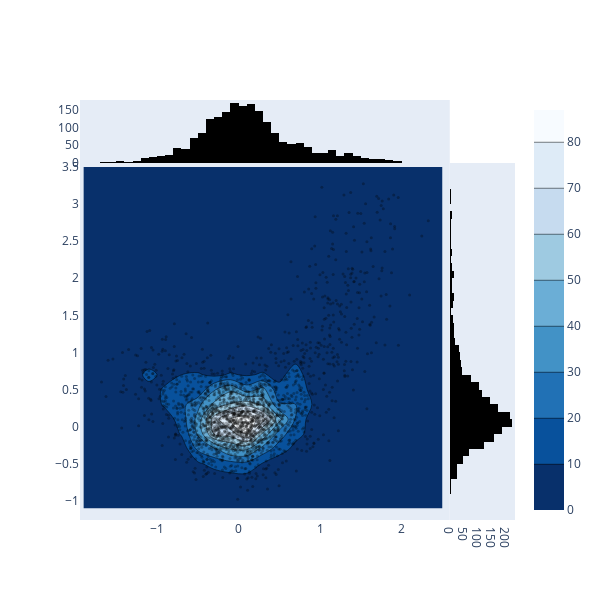

Write notebook code for a chart like this one.
### Code cell
import plotly.graph_objects as go

import numpy as np

t = np.linspace(-1, 1.2, 2000)
x = (t**3) + (0.3 * np.random.randn(2000))
y = (t**6) + (0.3 * np.random.randn(2000))

fig = go.Figure()
fig.add_trace(go.Histogram2dContour(
        x = x,
        y = y,
        colorscale = 'Blues',
        reversescale = True,
        xaxis = 'x',
        yaxis = 'y'
    ))
fig.add_trace(go.Scatter(
        x = x,
        y = y,
        xaxis = 'x',
        yaxis = 'y',
        mode = 'markers',
        marker = dict(
            color = 'rgba(0,0,0,0.3)',
            size = 3
        )
    ))
fig.add_trace(go.Histogram(
        y = y,
        xaxis = 'x2',
        marker = dict(
            color = 'rgba(0,0,0,1)'
        )
    ))
fig.add_trace(go.Histogram(
        x = x,
        yaxis = 'y2',
        marker = dict(
            color = 'rgba(0,0,0,1)'
        )
    ))

fig.update_layout(
    autosize = False,
    xaxis = dict(
        zeroline = False,
        domain = [0,0.85],
        showgrid = False
    ),
    yaxis = dict(
        zeroline = False,
        domain = [0,0.85],
        showgrid = False
    ),
    xaxis2 = dict(
        zeroline = False,
        domain = [0.85,1],
        showgrid = False
    ),
    yaxis2 = dict(
        zeroline = False,
        domain = [0.85,1],
        showgrid = False
    ),
    height = 600,
    width = 600,
    bargap = 0,
    hovermode = 'closest',
    showlegend = False
)

fig.show()

### Figure 1 — Plotly figure (JSON) as saved in the notebook; plotly's stock layout.template omitted (floating-point values rounded to 4 significant figures; data arrays with more than 128 entries replaced by an {"elided": "..."} marker saying what was removed)
{"data": [{"colorscale": [[0.0, "rgb(247,251,255)"], [0.125, "rgb(222,235,247)"], [0.25, "rgb(198,219,239)"], [0.375, "rgb(158,202,225)"], [0.5, "rgb(107,174,214)"], [0.625, "rgb(66,146,198)"], [0.75, "rgb(33,113,181)"], [0.875, "rgb(8,81,156)"], [1.0, "rgb(8,48,107)"]], "reversescale": true, "x": {"elided": "2000 float values"}, "xaxis": "x", "y": {"elided": "2000 float values"}, "yaxis": "y", "type": "histogram2dcontour"}, {"marker": {"color": "rgba(0,0,0,0.3)", "size": 3}, "mode": "markers", "x": {"elided": "2000 float values"}, "xaxis": "x", "y": {"elided": "2000 float values"}, "yaxis": "y", "type": "scatter"}, {"marker": {"color": "rgba(0,0,0,1)"}, "xaxis": "x2", "y": {"elided": "2000 float values"}, "type": "histogram"}, {"marker": {"color": "rgba(0,0,0,1)"}, "x": {"elided": "2000 float values"}, "yaxis": "y2", "type": "histogram"}], "layout": {"xaxis": {"zeroline": false, "domain": [0, 0.85], "showgrid": false}, "yaxis": {"zeroline": false, "domain": [0, 0.85], "showgrid": false}, "xaxis2": {"zeroline": false, "domain": [0.85, 1], "showgrid": false}, "yaxis2": {"zeroline": false, "domain": [0.85, 1], "showgrid": false}, "autosize": false, "height": 600, "width": 600, "bargap": 0, "hovermode": "closest", "showlegend": false}}
